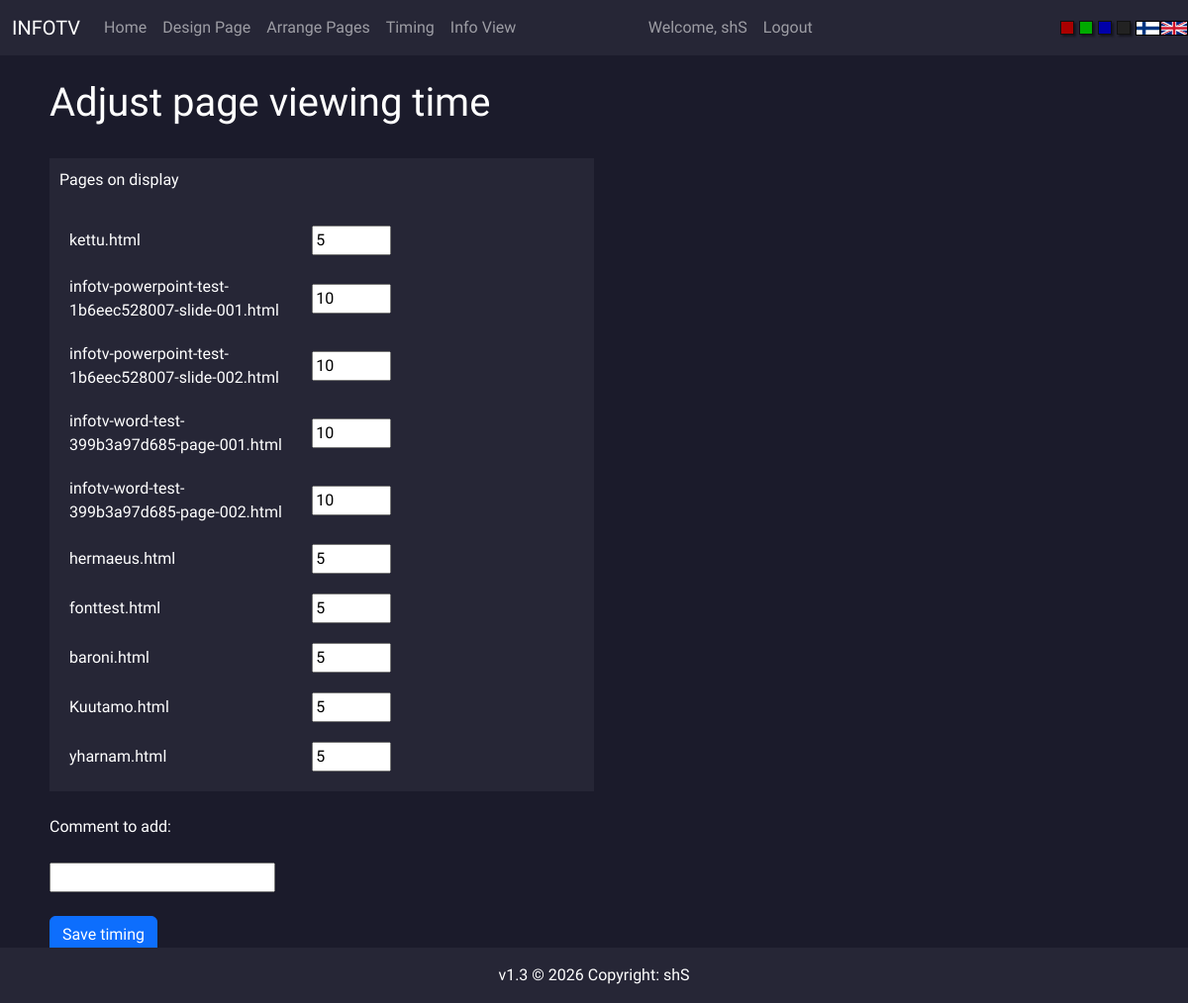
/timing (signed in), run on the app's committed database.
### FlaskTV/models.py (models this page shows, shortened)
class User(db.Model, UserMixin):
    id = db.Column(db.Integer(), primary_key=True)
    username = db.Column(db.String(length=30), nullable=False, unique=True)
    email_address = db.Column(db.String(length=50), nullable=False, unique=True)
    password_hash = db.Column(db.String(length=60), nullable=False)
    modified_pages = db.relationship('Page', backref='owned_user', lazy=True)
    @property
    def password(self):
        return self.password

class Page(db.Model):
    id = db.Column(db.Integer(), primary_key=True)
    name = db.Column(db.String(length=255), nullable=False)
    file = db.Column(db.String(length=255), nullable=False)
    time = db.Column(db.Integer(), nullable=False)
    owner = db.Column(db.Integer(), db.ForeignKey('user.id'), nullable=False)
    enabled = db.Column(db.Boolean(), nullable=False)

### FlaskTV/routes.py (the view, shortened to what this page needs)
@app.route('/timing', methods=['GET', 'POST'])
@login_required
def timing_page():
    do_pages_exist()
    get_lang_prefix()
    timingform = langs.FORMS[langs.PREFIX]['timingform']()
    pages = Page.query.all()
    enabled = Page.query.filter_by(enabled=1).all()
    return render_template(f'{langs.PREFIX}/timing.html', pages=enabled, timingform=timingform)

### FlaskTV/forms.py
class TimingForm(FlaskForm):
    comments = StringField(label='Comment to add:', validators=[Optional()])
    submit = SubmitField(label='Save timing')

### FlaskTV/models.py (called while the page is built)
@login_manager.user_loader
def load_user(user_id):
    return User.query.get(int(user_id))

### FlaskTV/routes.py (called while the page is built, shortened)
def do_pages_exist():
    pages = Page.query.all()
    path = os.path.join(os.getcwd(), 'FlaskTV', 'templates', 'info_pages')
    files = os.listdir(path)
    modified = False
    for page in pages:
        if page.file not in files:
            pages.remove(page)
            modified = True
    return True

def get_lang_prefix():
    lang_prefix = 'en'
    if request.cookies.get('lang') == 'fi':
        lang_prefix = 'fi'
    langs.PREFIX = lang_prefix
    return lang_prefix

### FlaskTV/templates/en/timing.html (shortened to what this page needs)
{% extends 'base.html' %}
{% block content %}
<h1>Adjust page viewing time</h1>
<br />
<form method="POST">
<div class="container w-50 s-accent" style="margin:0px; padding:10px;">
    <div class="row">
        <div class="col-8">
            Pages on display
        </div>
    </div>
    <br />
    <div class="row">
        <div class="col-8">
            <table>
            {% for page in pages %}
                <tr>
                    <td>{{ page.file }}</td>
                    <td><input type="number" name="file-{{ page.file }}" value="{{ page.time }}" min="0" max="60"></td>
                </tr>
            {% endfor %}
            </table>
        </div>
    </div>
</div>
<br />
{{ timingform.comments.label }}
<br /><br />
{{ timingform.comments }}
<br /><br />
{{ timingform.submit(class="btn btn-primary me-auto btn-primary") }}
</form>
{% endblock %}

### FlaskTV/templates/en/nav.html (shortened to what this page needs)
{% if request.cookies.get("theme") == "white" %}
<nav class="navbar navbar-expand-md navbar-light s-accent">
{% else %}
<nav class="navbar navbar-expand-md navbar-dark s-accent">
{% endif %}
      <div class="container-fluid">
      <a class="navbar-brand" href="#">INFOTV</a>
      <div class="navbar-collapse multi-collapse collapse w-100" id="navbarNav">
        <ul class="navbar-nav mr-auto">
            <li class="nav-item active">
                <a class="nav-link" href="{{ url_for('home_page') }}">Home</a>
            </li>
            <li class="nav-item">
                <a class="nav-link" href="{{ url_for('design_page') }}">Design Page</a>
            </li>
            <li class="nav-item">
                <a class="nav-link" href="{{ url_for('arrange_page') }}">Arrange Pages</a>
            </li>
            <li class="nav-item">
                <a class="nav-link" href="{{ url_for('timing_page') }}">Timing</a>
            </li>
            <li class="nav-item">
                <a class="nav-link" href="{{ url_for('view_page') }}">Info View</a>
            </li>
        </ul>
        </div>
        {% if current_user.is_authenticated %}
        <div class="w-75 navbar-collapse multi-collapse collapse" id="navbarCred">
        <ul class="navbar-nav ml-auto">
            <li class="nav-item">
                <a class="nav-link" href="{{ url_for('profile_page') }}">Welcome, {{ current_user.username }}</a>
            </li>
            <li class="nav-item">
                <a class="nav-link" href="{{ url_for('logout_page') }}">Logout</a>
            </li>
        </ul>
      </div>
        {% endif %}
    </div>
    <div class="s-row">
        <a href="/set/red"><div class="s-square s-red"></div></a>
        <a href="/set/green"><div class="s-square s-green"></div></a>
        <a href="/set/blue"><div class="s-square s-blue"></div></a>
        <a href="/set/black"><div class="s-square s-black"></div></a>
        <a href="/lang/fi">
        <div class="f-fin-box">
            <div class="f-fin"></div>
        </div></a>
        <a href="/lang/en">
        <div class="f-en-box">
            <div class="f-en"></div>
        </div></a>
    </div>
    </nav>

### FlaskTV/static/base.css (style rules this page uses)
body { font-family: 'Raleway', sans-serif; font-size: 1.0em; }
.s-row { display: flex; justify-items: flex-start; }
.s-square { height: 14px; width: 14px; border: 1px solid #111; box-shadow: 2px 2px 2px 0px rgba(0, 0, 0, 0.4); margin-right: 5px; }
.s-red { background-color: #a00; }
.s-green { background-color: #0a0; }
.s-blue { background-color: #00a; }
.s-black { background-color: #222; }
.f-fin { width: 100%; height: 100%; background-size: contain; }
.f-en { width: 100%; height: 100%; background-size: contain; }
.f-fin-box { width: 25px; height:15px; border: 1px solid #000; }
.f-en-box { width: 28px; height:15px; border: 1px solid #000; }
th, td { padding: 10px; }

### FlaskTV/static/blue.css (style rules this page uses)
body { background-color: #1b1b2b; color: #fff; position: relative; }
.s-accent { color: #fff; background-color: #262636; }

### data on the page
User: username "shS"
Page: file "kettu.html", time "5"
Page: file "infotv-powerpoint-test-1b6eec528007-slide-001.html", time "10"
Page: file "infotv-powerpoint-test-1b6eec528007-slide-002.html", time "10"
Page: file "infotv-word-test-399b3a97d685-page-001.html", time "10"
Page: file "infotv-word-test-399b3a97d685-page-002.html", time "10"
Page: file "hermaeus.html", time "5"
Page: file "fonttest.html", time "5"
Page: file "baroni.html", time "5"
Page: file "Kuutamo.html", time "5"
Page: file "yharnam.html", time "5"

### other printed values
{{ timingform.comments.label }} "Comment to add:"
